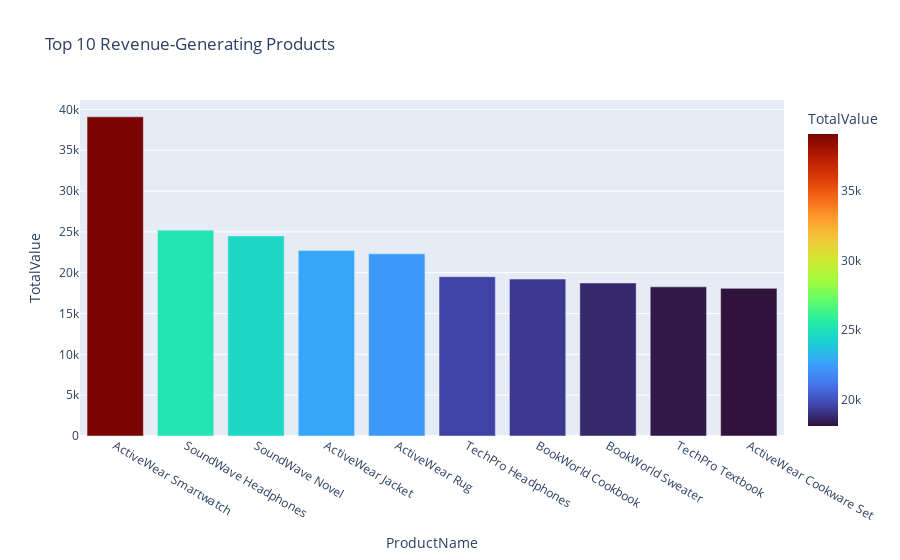

Notebook code for this chart:
### Markdown cell above
### **2️⃣ Sales Trend Analysis**
📌 **Observation:**  
- **Sales fluctuate throughout the year**, with peaks in **January, July, and December**.  
- The **average monthly sales** are **57,499.63**, with significant variance.  
- Seasonal spikes indicate **holiday and promotional effects**.  
- Business strategies should focus on:
  - **Leveraging peak seasons** with special offers.
  - **Addressing sales drops** during slower months.

### Code cell
# Insight 3:Top Revenue-Generating Products
top_products = transactions_copy.merge(products_copy,on='ProductID').groupby('ProductName',as_index=False)['TotalValue'].sum().sort_values(by='TotalValue',ascending=False).head(10)
fig = px.bar(top_products, x="ProductName", y="TotalValue", title="Top 10 Revenue-Generating Products",
             color="TotalValue",
             color_continuous_scale="turbo")
fig.show()

### Figure 1 — Plotly figure (JSON) as saved in the notebook; plotly's stock layout.template omitted (floating-point values rounded to 4 significant figures)
{"data": [{"alignmentgroup": "True", "hovertemplate": "ProductName=%{x}<br>TotalValue=%{marker.color}<extra></extra>", "legendgroup": "", "marker": {"color": [39100.0, 25210.0, 24510.0, 22710.0, 22310.0, 19510.0, 19220.0, 18740.0, 18270.0, 18080.0], "coloraxis": "coloraxis", "pattern": {"shape": ""}}, "name": "", "offsetgroup": "", "orientation": "v", "showlegend": false, "textposition": "auto", "type": "bar", "x": ["ActiveWear Smartwatch", "SoundWave Headphones", "SoundWave Novel", "ActiveWear Jacket", "ActiveWear Rug", "TechPro Headphones", "BookWorld Cookbook", "BookWorld Sweater", "TechPro Textbook", "ActiveWear Cookware Set"], "xaxis": "x", "y": [39100.0, 25210.0, 24510.0, 22710.0, 22310.0, 19510.0, 19220.0, 18740.0, 18270.0, 18080.0], "yaxis": "y"}], "layout": {"autosize": true, "barmode": "relative", "coloraxis": {"colorbar": {"title": {"text": "TotalValue"}}, "colorscale": [[0, "#30123b"], [0.07143, "#4145ab"], [0.1429, "#4675ed"], [0.2143, "#39a2fc"], [0.2857, "#1bcfd4"], [0.3571, "#24eca6"], [0.4286, "#61fc6c"], [0.5, "#a4fc3b"], [0.5714, "#d1e834"], [0.6429, "#f3c63a"], [0.7143, "#fe9b2d"], [0.7857, "#f36315"], [0.8571, "#d93806"], [0.9286, "#b11901"], [1, "#7a0402"]]}, "legend": {"tracegroupgap": 0}, "title": {"text": "Top 10 Revenue-Generating Products"}, "xaxis": {"anchor": "y", "autorange": true, "domain": [0, 1], "range": [-0.5, 9.5], "title": {"text": "ProductName"}, "type": "category"}, "yaxis": {"anchor": "x", "autorange": true, "domain": [0, 1], "range": [0, 41150.0], "title": {"text": "TotalValue"}, "type": "linear"}}}
